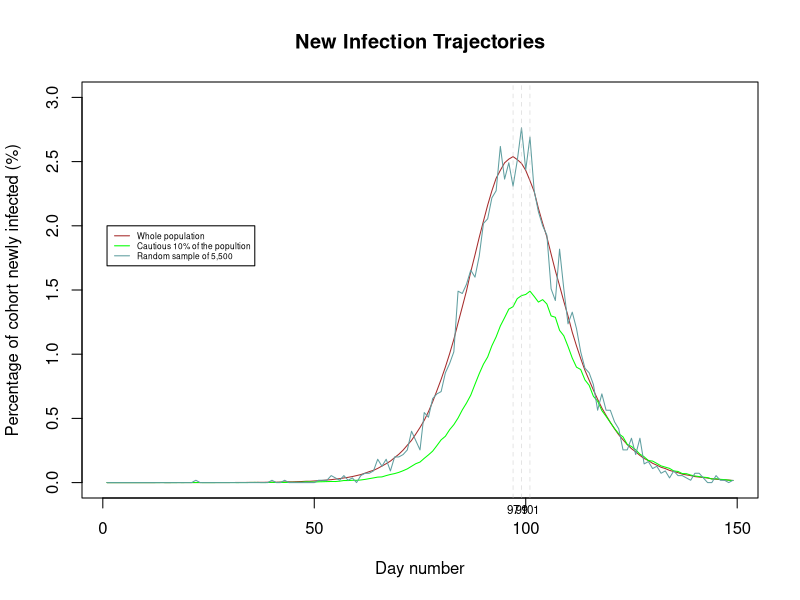

Recreate this plot in R. (Note: a time limit stopped this script after it produced the figure.)
## SEIR Model

## Overview
## ********
## The SEIR model is a model to recreate the trajectory of a epidemic, in particular following the path of infections for 3 cohorts. 
## The whole population, the 'cautious' 10% of the population defined as 10% of the population with the lowest beta values and a 
## random sample of 0.1% of the population. Defining 4 states, susceptible, exposed, infected and recovered or dead on each day 
## an individual moves from susceptible state to the exposed state a function of their contact rate, the infected populations 
## contact rate and a viral infectivity parameter lamda. Each day an individual can move from being exposed to infected with 
## the disease with probability 1/3 and move from infected to recovered or dead with probability 1/5. Using the SEIR function, 
## alongside an initial run this program aims to plot the variability in these cohorts by running the model 10 separate times
## and plotting the variability on three separate graphs. 

## SEIR model details
## ******************
## 1. Vectors are initiated whereby 'x' is defined as the storage vector for the whole population each element can either be 
##    0 = Susecptible ## 1 = Exposed ## 2 = Infected ## 3 = Recovered/Dead 
## 2. Vectors are initiated whereby 'S', 'E', 'I', 'R' are vectors showing how many people are in each state each day
## 3. Beta's are assigned to each individual (using rnom) and stored in 'beta' the bottom 10% is identified and stored
## 4. A random saample of 0.1% is also taken from the population for use later (using sample)
## 5. Model starts by using uniform random devidates (runif) to move people from state E -> I and E -> R
## 5. A person, i,  in state S are assigned a probabilty of moving to state E by sum_infectious * lamda * beta(i) and 
##    moved to state S based on random deviates (runif)
## 6. Three count vectors are set up, new_infections, new_infectios_percentile, new_infections_sample and the number of people 
##    moving from E -> I in each group is recorded for that dat
## 7. Model runs for 150 days
## 8. Plots are created using plot, lines, mtext, ablines and legend functions to plot the trajectory of all three samples

seir <-function(n=5500000,ne=10,nt=150) {
  
  ## SEIR stochastic simulation model
  ## n = population size; ne = initially exposed; nt = number of days
  ## Sum of betas of indivial in infected state * beta of susceptible individual * landa is prob S -> E
  ## 1/3 prob of moving E -> I
  ## 1/5 prob of moving I -> S with the assumption this can happen after 1 day
  ## 0 = Susecptible ## 1 = Exposed ## 2 = Infected ## 3 = Recovered/Dead 
  
  lamda <- 0.4/n  										## Assuming overall viral infectivity parameter
  x <-rep(0,n) 											## Initializing the vector for persons in susceptible state
  beta <-rlnorm(n,0,0.5); beta <-beta/mean(beta) 		## Assuming probability distribution for transmission rate
  x[1:ne] <- 1 											## Assuming some exposed state persons
  
  ## Initializing new daily infections, the cautious 10% with lowest trasmission rate values and the 0.1% random sample of the population
  
  new_infections <- new_infections_percentile <- new_infections_sample <- rep(0, nt-1)
  
  
  bottomquantile <- quantile( beta, 0.1 ) 				## Beta values in lowest 10%
  low_beta = beta < bottomquantile						## low_beta refers to the 10% cautious persons
  samplepopn <- rep(0, n) ; samplepopn[ sample(1:n, n*0.001) ] <- 1 ## Indicator vector identifying 0.1% random sample from the population
  
  ## The infection model
  
  for (i in 2:nt) { 									## Looping over days
    
    prob_exp = sum(beta[x == 2]) * lamda * beta			## Calculating the probability of getting infected after being exposed 
    u <-runif(n) 										## Generating a uniform random deviates vector for model
    
    xu = (x == 1 & u < (1/3))							## Calculating vector xu to store persons after being exposed to infection
    new_infections[i-1] <- sum(xu) 								##New people in infectious state for day i
    new_infections_percentile[i-1] <- sum(xu & low_beta) 		##Bottom 10% new people in infectious state for day i
    new_infections_sample[i-1] <- sum(xu & samplepopn == 1) 	##Sampled new people in infectious state for day i
    
    x[x == 2 & u < (1/5)] <- 3 							## Persons changing states from I -> R with prob 1/5
    x[xu] <- 2 											## Persons changing states from E -> I with prob 1/3 as calculated for xu vector
    x[x == 0 & u < prob_exp] <- 1  						## Persons changing states from S -> E after probability of being exposed
    
  }
  
  ## Returning  list of all required persons/data - new infections per day, infections for the cautious 10% of population and 0.1% random sample from population
  
  return(list(new_infections=new_infections, new_infections_percentile=new_infections_percentile, new_infections_sample=new_infections_sample))
} ## End of SEIR model

## Plotting graphs for the initial model

exec <- seir()

## Normilizing the scales of infections of various cases onto a common scale

xx <- exec$new_infections*100/5500000
yy <- exec$new_infections_percentile*100/550000
zz <- exec$new_infections_sample*100/5500
day <- c(1:149)

## Calculating maximum values(number of days) for each infection peak case

maxxx <- which.max(xx)
maxyy <- which.max(yy)
maxzz <- which.max(zz)

## Plotting various cases on a common scale after normalization

plot(day, xx, pch=19,cex=.5, main="New Infection Trajectories" ,xlab="Day number",ylab="Percentage of cohort newly infected (%)", type = 'l', col = 'brown', ylim = c(0,3))
lines(yy, col = 'green')
lines(zz, col = 'cadetblue')

## Creating a legend for the plot representing the color of each line and corresponding case of the model

legend(1, 2, legend=c("Whole population", "Cautious 10% of the popultion", "Random sample of 5,500"),
       col=c("brown", "green", "cadetblue"), lty=1:1, cex=0.5)

## Creating a line to highlight the day at which each case peaks in the model

abline(v = c(maxxx, maxyy, maxzz) , lty=c(2, 2, 2), lwd=c(0.4, 0.4, 0.4), col=c("grey", "grey"))
mtext(maxxx, side = 1, at = maxxx, cex = 0.7) ; mtext(maxyy, side = 1, at = maxyy, cex = 0.7) ; mtext(maxzz, side = 1, at = maxzz, cex = 0.7) 

## Plotting graphs replicating 10 model simulations representing variability of the infection in each new infections, 10% cautious people and 0.1% random sample case

## Creating lists to store model outputs for 10 runs

l1 <- list()
l2 <- list()
l3 <- list()
v1 <- rep(0, 10)
v2 <- rep(0, 10)
v3 <- rep(0, 10)

## Looping over to run the model for 10 times with parallel normalization and finding maximum(day at which infection peaks) of each case

for (i in 1:10) {
  run <- seir()
  l1[i] <- list(run$new_infections*100/5500000)
  l2[i] <- list(run$new_infections_percentile*100/550000)
  l3[i] <- list(run$new_infections_sample*100/5500)
  
  v1[i] <- which.max(run$new_infections*100/5500000)
  v2[i] <- which.max(run$new_infections_percentile*100/550000)
  v3[i] <- which.max(run$new_infections_sample*100/550)
}

## Box plot representing the peak values for 10 runs for each of the 3 cases/cohorts

boxplot(v1, v2, v3, main = "Boxplot & Whistlers for the infection peak of 3 cohorts", horizontal = TRUE, col = c("brown","green", "cadetblue"), names = c("Whole population", "Cautious 10%", "Random sample"), at = c(1, 6, 11))


## Below lines of code were written to plot and demonstrate the variability of each case when model is simulated 10 times

## Finding pairwise maximum of each of the simulations to find the peaks of each case/cohort to shade the variability

a <- pmax(unlist(l1[1]), unlist(l1[2]), unlist(l1[3]), unlist(l1[4]), unlist(l1[5]), unlist(l1[6]), unlist(l1[7]), unlist(l1[8]), unlist(l1[9]), unlist(l1[10]))
b <- pmax(unlist(l2[1]), unlist(l2[2]), unlist(l2[3]), unlist(l2[4]), unlist(l2[5]), unlist(l2[6]), unlist(l2[7]), unlist(l2[8]), unlist(l2[9]), unlist(l2[10]))
c <- pmax(unlist(l3[1]), unlist(l3[2]), unlist(l3[3]), unlist(l3[4]), unlist(l3[5]), unlist(l3[6]), unlist(l3[7]), unlist(l3[8]), unlist(l3[9]), unlist(l3[10]))

## Finding pairwise minimum of each of the simulations to find the lowest of each case/cohort to shade the variability

d <- pmin(unlist(l1[1]), unlist(l1[2]), unlist(l1[3]), unlist(l1[4]), unlist(l1[5]), unlist(l1[6]), unlist(l1[7]), unlist(l1[8]), unlist(l1[9]), unlist(l1[10]))
e <- pmin(unlist(l2[1]), unlist(l2[2]), unlist(l2[3]), unlist(l2[4]), unlist(l2[5]), unlist(l2[6]), unlist(l2[7]), unlist(l2[8]), unlist(l2[9]), unlist(l2[10]))
f <- pmin(unlist(l3[1]), unlist(l3[2]), unlist(l3[3]), unlist(l3[4]), unlist(l3[5]), unlist(l3[6]), unlist(l3[7]), unlist(l3[8]), unlist(l3[9]), unlist(l3[10]))

day <- c(1:149)

## Plotting data obtained on simulating the model 10 times and shadowing the variation in each case with 'grey'

## This graph shows variability of infection for the whole population when simulated 10 times

plot(day, a, type = "l", ylim = c(0,3), col="grey", pch=19,cex=.5, main="Variability of infection in the whole population" ,xlab="Day number",ylab="Percentage of cohort newly infected (%)")
lines(day, d, type = "l", col="grey")
polygon(c(day, rev(day)), c(a, rev(d)), col = "grey")

## This graph shows variability of infection for the cautious 10% of the population when simulated 10 times

plot(day, b, type = "l", ylim = c(0,3), col="grey", pch=19,cex=.5, main="Variability of infection in cautious 10% of the population" ,xlab="Day number",ylab="Percentage of cohort newly infected (%)")
lines(day, e, type = "l", col="grey")
polygon(c(day, rev(day)), c(b, rev(e)), col = "grey")

## This graph shows variability of infection for the 0.1% random sample taken from the population

plot(day, c, type = "l", ylim = c(0,3), col="grey", pch=19,cex=.5, main="Variability of infection in a random sample of 0.1% of population" ,xlab="Day number",ylab="Percentage of cohort newly infected (%)")
lines(day, f, type = "l", col="grey")
polygon(c(day, rev(day)), c(c, rev(f)), col = "grey")
